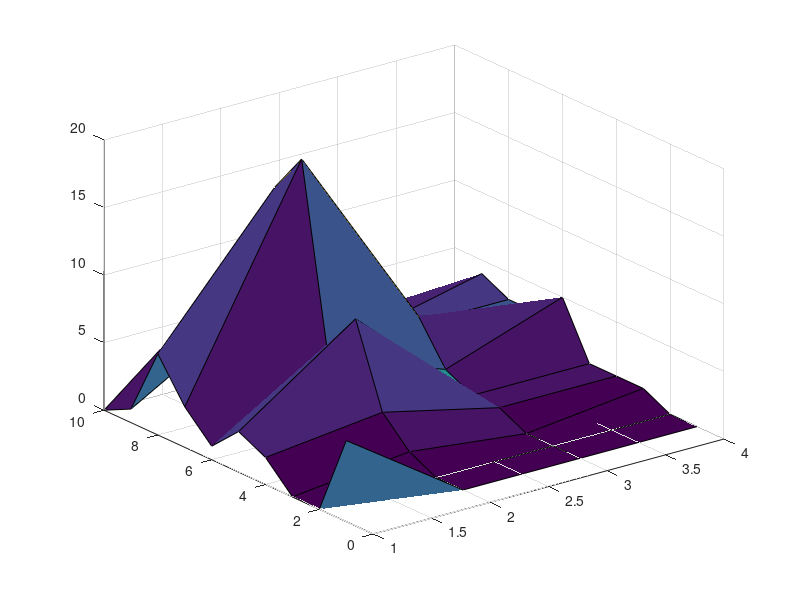
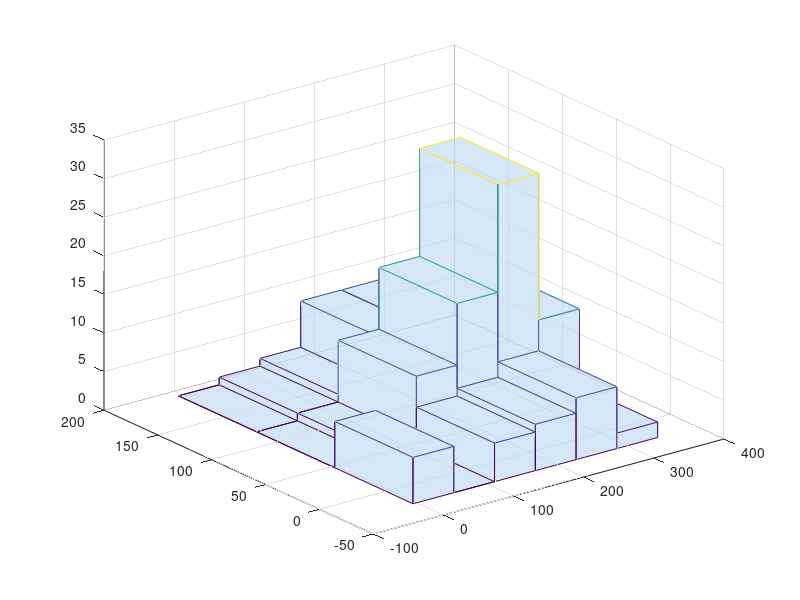

MATLAB code to generate these figures, in order:
clc
clear all;
close all;

disp('off taget = 1');
disp('saved = 2');
disp('goal = 3');
disp('wood work = 4');
disp('space height is betwee 0 and 128');
disp('gate height is between 76 and 128');
disp('gate width is between 153 and 340');
a = csvread('CR7777.csv');
x = a(:,1);
y = a(:,2);

rand_x = randn(size(x));
rand_y = randn(size(y));

x1 = x + 10*rand_x;
y1 = y + 10*rand_y;

totalx = [x1];
totaly = [y1];

figure
z = hist3([x y],[10 4]);
surf(z)

figure
%colormap(hot) 
hist3([x1 y1],[6 3],'FaceAlpha',.65);
set(gcf,'renderer','opengl');
%grid on
%view(3)

%surf(z)

